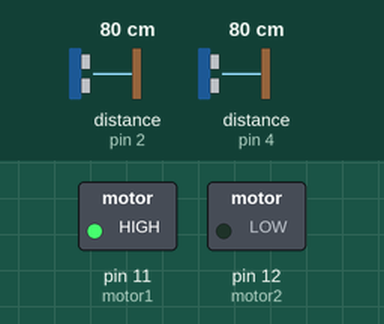
The sketch below on a simulated Arduino Uno, built with avr-gcc and run on an emulated ATmega328P. On the bench: switched loads named in the sketch (green lamp = pin HIGH). Wiring (inferred from the names in the program): 2 × ultrasonic range finder: trigger pin 3, echo pin 2 / trigger pin 5, echo pin 4. Inputs (shaded band) come from the test bench; at power-on: distance to the obstacle (sensors on pin 4, pin 2) 80 cm. The echo pulse lasts 58.3 µs per cm; pins used as bus, display or sensor lines are not drawn; what the sketch prints to the serial monitor is not drawn.

Above: at 1.3 s.
1.4 s: distance to the obstacle (sensor on pin 4) set to 197 cm
2.9 s: distance to the obstacle (sensor on pin 4) set to 202 cm
Timing chart, 0 to 5.9 s (numbered marks = the images above; inputs shaded):
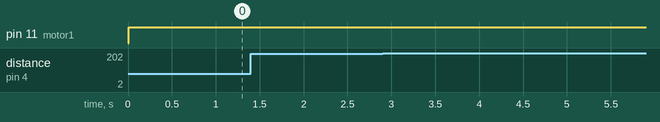

Measured:
- after the input at 1.4 s, every drawn part: stays the same
- after the input at 2.9 s, every drawn part: stays the same

The sketch:

final_mvp_adding_second_sensor.ino
```cpp
/*
// this code did not work but is my attempt to add a secondoary sensor to the first code
*/

#define trigPin 3 // fron sensor
#define echoPin 2 // front sensor
#define trigPinback 5 // rear sensor
#define echoPinback 4 // rear sensor
#define motor1 11 // forward
#define motor2 12 // backward

void setup() {
  Serial.begin (9600);
  pinMode(trigPin, OUTPUT);
  pinMode(echoPin, INPUT);
  pinMode(trigPinback, OUTPUT);
  pinMode(echoPinback, INPUT);
  pinMode(motor1, OUTPUT);
  pinMode(motor2, OUTPUT);
}

void loop() {
  long duration, distance; // code for converting sensor data to CM
  digitalWrite(trigPin, LOW);
  delayMicroseconds(2);
  digitalWrite(trigPin, HIGH);
  delayMicroseconds(10);
  digitalWrite(trigPin, LOW);
  duration = pulseIn(echoPin, HIGH);
  distance = (duration / 2) / 29.1;


  long durationback, distanceback; // code for converting sensor data to CM
  digitalWrite(trigPinback, LOW);
  delayMicroseconds(2);
  digitalWrite(trigPinback, HIGH);
  delayMicroseconds(10); //
  digitalWrite(trigPinback, LOW);
  durationback = pulseIn(echoPinback, HIGH);
  distanceback = (durationback / 2) / 29.1;
  {
    if (distance < 10) {  // turrning around
      digitalWrite(motor1, HIGH); //
      digitalWrite(motor2, LOW);
    }
    if (distanceback < 10) {  // turrning around
      digitalWrite(motor1, LOW); //
      digitalWrite(motor2, HIGH);
    }
    if (distance = distanceback) {  // turrning around
      digitalWrite(motor1, HIGH); //
      digitalWrite(motor2, LOW);
    }


    else {
      digitalWrite(motor1, LOW);
      digitalWrite(motor2, HIGH);
    }
    if (distance >= 200 || distance <= 0) {
      Serial.println("Out of range");
    }
    else {
      Serial.print(distance);
      Serial.println(" cm");
      Serial.print(distanceback);
      Serial.println(" cm back");

    }
    delay(500);


  }
}
```
